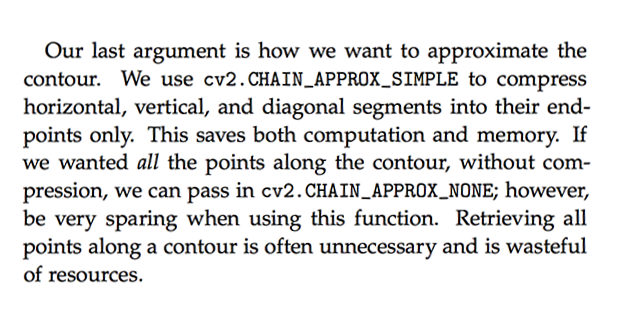
#> input picture Demo/text_outline_extraction/origin.png, 620 x 317 px; its folder holds only this picture in this run
$ python text_outline_extraction.py
#> lines starting #> are read from the running program, lines starting #| are printed output that depends on the picture; after the words box and inside, x2 and y2 are one past the last pixel; in counts of white or black regions, pixels touching at a corner belong together
#!/usr/local/bin/python3.7
# -*- coding: utf-8 -*-
# @Time    : 2019/2/20 4:04 PM
# @Author  : L
# @Email   : L862608263@163.com
# @File    : text_outline_extraction.py
# @Software: PyCharm


import os
import cv2

image_folder = os.path.dirname(os.getcwd()) + "/text_outline_extraction/"

for photos in os.listdir(image_folder):

     if str(photos).find(".DS_Store") != -1:
          continue

     if str(photos).find("origin") == -1:
         continue

     image_path = image_folder + photos

     img = cv2.imread(image_path)
#> img is the input picture: shape (317, 620, 3); mean B, G, R 229.5, 229.4, 229.5

     result = img.copy()

     gray = cv2.cvtColor(img, cv2.COLOR_BGR2GRAY)

     # type cv2.THRESH_BINARY 即二值化，将大于阈值的灰度值设为最大灰度值，小于阈值的值设为0。
     # maxval 当第type类型为CV_THRESH_BINARY和CV_THRESH_BINARY_INV时的最大值
     # thresh  double类型的值，为当前阈值。
     ret, thresh = cv2.threshold(gray, thresh=190, maxval=255, type=cv2.THRESH_BINARY)
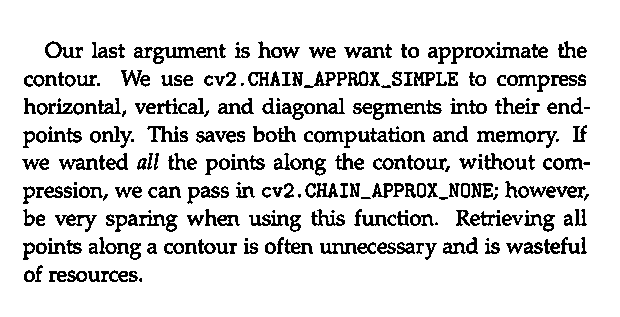
#> thresh: shape (317, 620); 86.4% white; black in thin lines or dots, all inside (x1, y1, x2, y2) = (22, 41, 590, 282)
     # cv2.imwrite("thresh.jpg", thresh)

     # 腐蚀
     kernel = cv2.getStructuringElement(cv2.MORPH_RECT, (5, 5))
     eroded = cv2.erode(thresh, kernel)
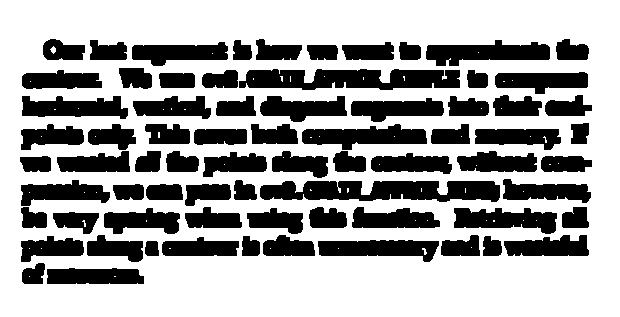
#> eroded: shape (317, 620); 64.9% white; 72 black regions
     # cv2.imwrite("eroded.jpg", eroded)

     # 膨胀
     # dilation = cv2.dilate(eroded, kernel, iterations=1)
     # cv2.imwrite("dilation.jpg", dilation)

     # 第一个参数是寻找轮廓的图像；
     # 第二个参数表示轮廓的检索模式，有四种（本文介绍的都是新的cv2接口）：
     # cv2.RETR_EXTERNAL表示只检测外轮廓
     # cv2.RETR_LIST检测的轮廓不建立等级关系
     # cv2.RETR_CCOMP建立两个等级的轮廓，上面的一层为外边界，里面的一层为内孔的边界信息。
     # 如果内孔内还有一个连通物体，这个物体的边界也在顶层。

     # cv2.RETR_TREE建立一个等级树结构的轮廓。

     # 第三个参数method为轮廓的近似办法

     # cv2.CHAIN_APPROX_NONE存储所有的轮廓点，相邻的两个点的像素位置差不超过1，即max（abs（x1-x2），abs（y2-y1））==1

     # cv2.CHAIN_APPROX_SIMPLE压缩水平方向，垂直方向，对角线方向的元素，只保留该方向的终点坐标，
     # 例如一个矩形轮廓只需4个点来保存轮廓信息

     contours, hierarchy = cv2.findContours(eroded, cv2.RETR_TREE, cv2.CHAIN_APPROX_SIMPLE)
#> contours = 132 contours, 58 with area under 20; largest, box (x1, y1, x2, y2) and area: (0, 0, 620, 317) 195604, (259, 180, 501, 203) 4262, (238, 68, 461, 91) 3921, (425, 39, 551, 67) 2176, (301, 123, 428, 151) 2120

     color = (0, 255, 0)

     # print(hierarchy)

     for (index, element) in enumerate(contours):

         x, y, w, h = cv2.boundingRect(element)
         next, previous, first_Child, parent = hierarchy[0][index] # 分离树形结构
         if parent == -1 or parent != 0:
             continue
         cv2.rectangle(img, (x, y), (x + w, y + h), color, 1)
         temp = result[y:(y + h), x:(x + w)]
#> this loop made 132 passes
#> (x, y, w, h, next, previous, first_Child, parent) on passes 2, 4, 5, 6, 7, 8, 9, 10, 12, 13, 14, 15: (46, 267, 99, 18, 3, -1, 2, 0), (21, 262, 25, 23, 5, 1, 4, 0), (29, 276, 1, 1, -1, -1, -1, 3), (144, 240, 16, 17, 6, 3, -1, 0), (317, 239, 123, 24, 9, 5, 7, 0), (422, 248, 5, 7, 8, -1, -1, 6), (338, 248, 1, 1, -1, 7, -1, 6), (161, 236, 79, 21, 11, 6, 10, 0), (482, 235, 21, 22, 12, 9, -1, 0), (241, 235, 20, 22, 13, 11, -1, 0), (20, 235, 65, 28, 16, 12, 14, 0), (41, 248, 1, 1, 15, -1, -1, 13)
#> (element, x, y, w, h, next, previous, first_Child) on passes 1, 3, 11, 28, 32, 44: ([[0, 0], [0, 316], [619, 316], [619, 0]], 0, 0, 620, 317, -1, -1, 1), ([[114, 276], [115, 276]], 114, 276, 2, 1, -1, -1, -1), ([[169, 248], [170, 248]], 169, 248, 2, 1, -1, -1, -1), ([[493, 220], [493, 221], [494, 221], [494, 220]], 493, 220, 2, 2, 28, 26, -1), ([[146, 220], [146, 221]], 146, 220, 1, 2, -1, -1, -1), ([[310, 189], [310, 190], [311, 190]], 310, 189, 2, 2, 44, -1, -1)
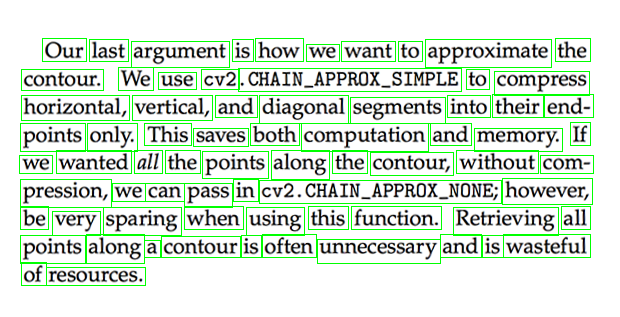
#> img: shape (317, 620, 3); 6.04% of pixels changed, all inside (x1, y1, x2, y2) = (19, 38, 594, 286)
         #write_image_path = "result_" + str(index) + ".jpg"
         # cv2.putText(temp, str(index), (0, h), cv2.FONT_HERSHEY_COMPLEX, 1, color)
         #cv2.imwrite(write_image_path, temp)


     cv2.imwrite("result.jpg", img)
